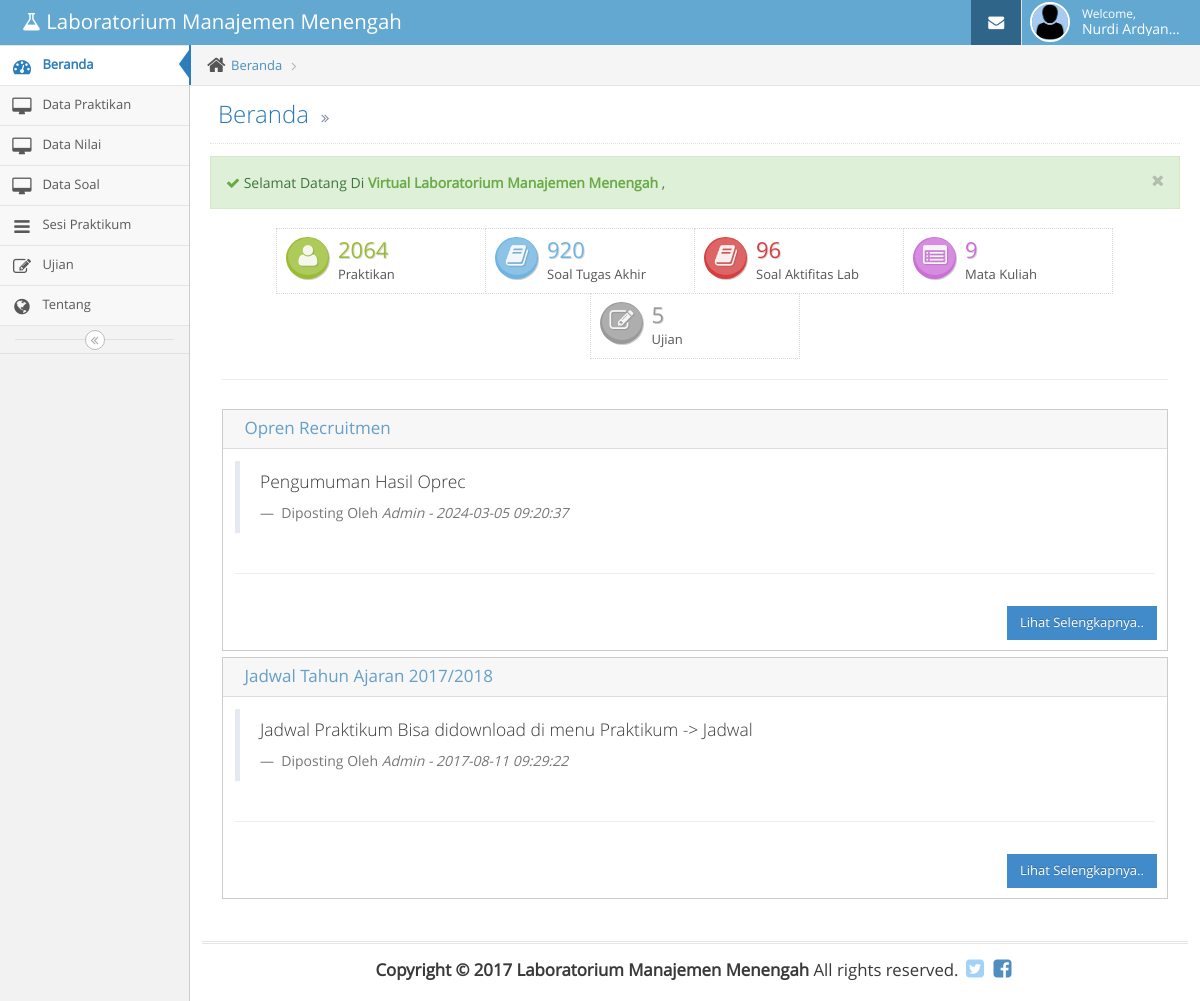
/home (signed in), run on the app's committed database.
### tables this page shows
CREATE TABLE `tbasisten` (
  `id` int NOT NULL,
  `kd_asisten` varchar(10) DEFAULT NULL,
  `npm` varchar(10) DEFAULT NULL,
  `kelas` varchar(5) DEFAULT NULL,
  `username` varchar(30) DEFAULT NULL,
  `password` varchar(30) DEFAULT NULL,
  `nama_lengkap` varchar(40) DEFAULT NULL,
  `status` varchar(15) DEFAULT NULL,
  `tanggal_post` datetime DEFAULT CURRENT_TIMESTAMP,
  `foto` varchar(300) DEFAULT NULL
);

CREATE TABLE `tbberita` (
  `id` int NOT NULL,
  `tanggal_post` datetime DEFAULT CURRENT_TIMESTAMP,
  `judul` varchar(100) DEFAULT NULL,
  `isi` varchar(5000) DEFAULT NULL,
  `deskripsi` varchar(1000) DEFAULT NULL,
  `gambar` varchar(1000) DEFAULT NULL,
  `status` int DEFAULT NULL
);

### application/controllers/Home.php (called while the page is built, shortened)
<?php
class Home extends CI_Controller {
	function __construct(){
  $this->load->model('model_data','person');
	}
	function index()
	{
		if($this->session->userdata('status') == 'Asisten' )
		{
			$this->asisten();
		}
	}
	function asisten(){
		$isi['DataVlab'] = $this->db->query("
												SELECT
												(SELECT COUNT(*) FROM tbpraktikan ) as JmlPraktikan,
												(SELECT COUNT(*) FROM tbsoal_al ) as JmlSoal_AL,
												(SELECT COUNT(*) FROM tbsoal) as JmlSoal_TA,
												(SELECT COUNT(*) FROM tbmatkul ) as JmlMatkul,
												(SELECT COUNT(*) FROM tbujian  ) as JmlUjian
		");
		$isi['content'] = 'asisten/beranda';
		$isi['judul'] = 'Beranda';
		$isi['subjudul'] = '';
		$isi['dashboard'] = 'class="active"';
		$isi['matkul'] = '';
		$isi['tentang'] = '';
		$isi['datapraktikan'] = '';
		$isi['soal'] = '';
		$isi['ujian'] = '';
		$isi['datanilai']		= '';
		$isi['data_matkul'] = $this->db->query("SELECT * FROM tbmatkul order by nama_matkul ASC");
		$key = $this->session->userdata('kd_asisten');
		$isi['foto'] = $this->db->query("SELECT foto from tbasisten where kd_asisten = '".$key."'");
		$this->load->view('asisten/header_asisten',$isi);
		$this->load->view('asisten/menu_asisten',$isi);
		$this->load->view('asisten/content_asisten',$isi);
		$this->load->view('asisten/footer_asisten');
	}
}
?>

### index.php (called while the page is built, shortened)
<?php
require_once BASEPATH.'core/CodeIgniter.php';

### application/views/asisten/beranda.php (the view, shortened to what this page needs)
<?php
    foreach ($DataVlab->result() as $Row)
    {
      $var_JmlPraktikan = $Row->JmlPraktikan;
      $var_JmlSoal_AL = $Row->JmlSoal_AL;
      $var_JmlSoal_TA = $Row->JmlSoal_TA;
      $var_JmlMatkul = $Row->JmlMatkul;
      $var_JmlUjian = $Row->JmlUjian;
    }
  ?>
  <div class="alert alert-block alert-success">
    <button type="button" class="close" data-dismiss="alert">
      <i class="ace-icon fa fa-times"></i>
    </button>
    <i class="ace-icon fa fa-check green"></i>
     Selamat Datang Di
    <strong class="green">
      Virtual Laboratorium Manajemen Menengah
    </strong>,
  </div>
  <div class="col-sm-12 infobox-container">
    <div class="infobox infobox-green">
      <div class="infobox-icon">
        <i class="ace-icon fa fa-user"></i>
      </div>
      <div class="infobox-data">
        <span class="infobox-data-number"><?=$var_JmlPraktikan?></span>
        <div class="infobox-content">Praktikan</div>
      </div>
    </div>
    <div class="infobox infobox-blue">
      <div class="infobox-icon">
        <i class="ace-icon fa fa-book"></i>
      </div>
      <div class="infobox-data">
        <span class="infobox-data-number"><?=$var_JmlSoal_TA?></span>
        <div class="infobox-content">Soal Tugas Akhir</div>
      </div>
    </div>
    <div class="infobox infobox-red">
      <div class="infobox-icon">
        <i class="ace-icon fa fa-book"></i>
      </div>
      <div class="infobox-data">
        <span class="infobox-data-number"><?=$var_JmlSoal_AL?></span>
        <div class="infobox-content">Soal Aktifitas Lab</div>
      </div>
    </div>
    <div class="infobox infobox-pink">
      <div class="infobox-icon">
        <i class="ace-icon fa fa-list-alt"></i>
      </div>
      <div class="infobox-data">
        <span class="infobox-data-number"><?=$var_JmlMatkul?></span>
        <div class="infobox-content">Mata Kuliah</div>
      </div>
    </div>
    <div class="infobox infobox-grey">
      <div class="infobox-icon">
        <i class="ace-icon fa fa-edit"></i>
      </div>
      <div class="infobox-data">
        <span class="infobox-data-number"><?=$var_JmlUjian?></span>
        <div class="infobox-content">Ujian</div>
      </div>
    </div>
<hr />
    <div class="space-6"></div>
  </div>
      <?php
        $get_berita = $this->db->query("SELECT * FROM tbberita WHERE status = 1 ORDER BY tanggal_post DESC ");
        if ($get_berita->num_rows()> 0 )
        {
          foreach ($get_berita->result() as $Row )
          {
      ?>
              <div class="col-sm-12">
                  <div class="widget-box">
                    <div class="widget-header widget-header-flat">
                      <h4 class="widget-title smaller">
                        <?=$Row->judul?>
                      </h4>
                    </div>
                    <div class="widget-body">
                      <div class="widget-main">
                        <div class="row">
                          <div class="col-xs-12">
                            <blockquote>
                              <p class="lighter line-height-125">
                                <?=$Row->isi;?>
                              </p>
                              <small>
                                Diposting Oleh
                                <cite title="Source Title"><?=$Row->deskripsi;?> - <?=$Row->tanggal_post;?></cite>
                              </small>
                            </blockquote>
                          </div>
                        </div>
                        <hr />
                      </div>
                    </div>
                    <div align="right" style="padding-bottom: 10px; padding-right: 10px">
                      <a href="#modal-form<?=$Row->id;?>" role="button" data-toggle="modal" class="btn btn-sm btn-primary"> Lihat Selengkapnya..</a>
                    </div>
                  </div>
                </div>
      <?php
          }
        }
        else
        {
          ?>
                <div class="col-sm-12" align="center">
                    <h1>Tidak ada berita.</h1>
                </div>
      <?php
        }
      ?>

### application/views/asisten/header_asisten.php (shortened to what this page needs)
<!DOCTYPE html>
<html lang="en">
	<head>
		<link rel="stylesheet" href="<?php echo base_url();?>assets/font-awesome/4.2.0/css/font-awesome.min.css" />
		<link rel="stylesheet" href="<?php echo base_url();?>assets/css/bootstrap.min.css" />
		<link href="<?php echo base_url();?>assets/datatables/css/dataTables.bootstrap.css" rel="stylesheet">
		<link rel="stylesheet" href="<?php echo base_url();?>assets/css/jquery-ui.custom.min.css" />
		<link rel="stylesheet" href="<?php echo base_url();?>assets/css/jquery.gritter.min.css" />
		<link rel="stylesheet" href="<?php echo base_url();?>assets/css/select2.min.css" />
		<link rel="stylesheet" href="<?php echo base_url();?>assets/css/bootstrap-editable.min.css" />
		<link rel="stylesheet" href="<?php echo base_url();?>assets/css/datepicker.min.css" />
		<link rel="stylesheet" href="<?php echo base_url();?>assets/css/ace.min.css" class="ace-main-stylesheet" id="main-ace-style" />
		<link rel="stylesheet" href="<?php echo base_url();?>assets/css/colorbox.min.css" />
	</head>
	<body class="no-skin">
		<div id="navbar" class="navbar navbar-default">
			<div class="navbar-container" id="navbar-container">
				<div class="navbar-header pull-left">
					<a href="<?php echo base_url(); ?>home/asisten" class="navbar-brand">
						<small>
							<i class="fa fa-flask"></i>
							Laboratorium Manajemen Menengah
						</small>
					</a>
				</div>
				<div class="navbar-buttons navbar-header pull-right" role="navigation">
					<ul class="nav ace-nav">
						<li class="blue">
							<a href="<?php echo base_url();?>mail">
								<i class="ace-icon fa fa-envelope icon-animated-vertical"></i>
							</a>
						</li>
						<li class="light-blue">
							<a data-toggle="dropdown" href="#" class="dropdown-toggle">
								<?php
									$foto = $this->db->query("SELECT * FROM tbasisten WHERE npm = '".$this->session->userdata("npm")."'");
									foreach ($foto->result() as $key )
									{
										$foto = $key->foto;
										$nama_lengkap = $key->nama_lengkap;
									}
								?>
								<img class="nav-user-photo" src="<?php echo base_url();?>assets/uploads/images/<?php echo $foto;?>" alt="<?php echo ($this->session->userdata('nama_lengkap'));?>" />
								<span class="user-info">
									<small>Welcome,</small>
									<?php echo $nama_lengkap;?>
								</span>
						</li>
					</ul>
				</div>
			</div>
		</div>

### data on the page
tbasisten: foto (picture), nama_lengkap "Nurdi Ardyan…"
tbberita: judul "Opren Recruitmen", isi "Pengumuman Hasil Oprec", deskripsi "Admin", tanggal_post "2024-03-05 09:20:37"
tbberita: judul "Jadwal Tahun Ajaran 2017/2018", isi "Jadwal Praktikum Bisa didownload di menu Praktikum -> Jadwal", deskripsi "Admin", tanggal_post "2017-08-11 09:29:22"

### other printed values
$judul "Beranda"
$var_JmlPraktikan "2064"
$var_JmlSoal_TA "920"
$var_JmlSoal_AL "96"
$var_JmlMatkul "9"
$var_JmlUjian "5"
